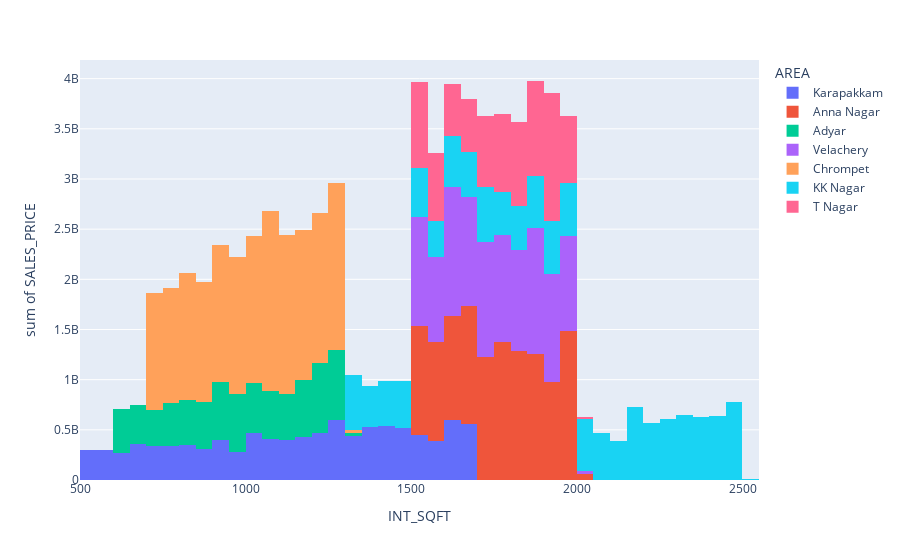

The code cell stored with this chart in its notebook:
### Code cell
px.histogram(train,x='INT_SQFT',y='SALES_PRICE',color='AREA')

### Figure 1 — Plotly figure (JSON) as saved in the notebook; plotly's stock layout.template omitted (floating-point values rounded to 4 significant figures; data arrays with more than 128 entries replaced by an {"elided": "..."} marker saying what was removed)
{"data": [{"alignmentgroup": "True", "bingroup": "x", "histfunc": "sum", "hovertemplate": "AREA=Karapakkam<br>INT_SQFT=%{x}<br>sum of SALES_PRICE=%{y}<extra></extra>", "legendgroup": "Karapakkam", "marker": {"color": "#636efa", "pattern": {"shape": ""}}, "name": "Karapakkam", "offsetgroup": "Karapakkam", "orientation": "v", "showlegend": true, "type": "histogram", "x": {"elided": "1366 int values"}, "xaxis": "x", "y": {"elided": "1366 int values"}, "yaxis": "y"}, {"alignmentgroup": "True", "bingroup": "x", "histfunc": "sum", "hovertemplate": "AREA=Anna Nagar<br>INT_SQFT=%{x}<br>sum of SALES_PRICE=%{y}<extra></extra>", "legendgroup": "Anna Nagar", "marker": {"color": "#EF553B", "pattern": {"shape": ""}}, "name": "Anna Nagar", "offsetgroup": "Anna Nagar", "orientation": "v", "showlegend": true, "type": "histogram", "x": {"elided": "788 int values"}, "xaxis": "x", "y": {"elided": "788 int values"}, "yaxis": "y"}, {"alignmentgroup": "True", "bingroup": "x", "histfunc": "sum", "hovertemplate": "AREA=Adyar<br>INT_SQFT=%{x}<br>sum of SALES_PRICE=%{y}<extra></extra>", "legendgroup": "Adyar", "marker": {"color": "#00cc96", "pattern": {"shape": ""}}, "name": "Adyar", "offsetgroup": "Adyar", "orientation": "v", "showlegend": true, "type": "histogram", "x": {"elided": "774 int values"}, "xaxis": "x", "y": {"elided": "774 int values"}, "yaxis": "y"}, {"alignmentgroup": "True", "bingroup": "x", "histfunc": "sum", "hovertemplate": "AREA=Velachery<br>INT_SQFT=%{x}<br>sum of SALES_PRICE=%{y}<extra></extra>", "legendgroup": "Velachery", "marker": {"color": "#ab63fa", "pattern": {"shape": ""}}, "name": "Velachery", "offsetgroup": "Velachery", "orientation": "v", "showlegend": true, "type": "histogram", "x": {"elided": "981 int values"}, "xaxis": "x", "y": {"elided": "981 int values"}, "yaxis": "y"}, {"alignmentgroup": "True", "bingroup": "x", "histfunc": "sum", "hovertemplate": "AREA=Chrompet<br>INT_SQFT=%{x}<br>sum of SALES_PRICE=%{y}<extra></extra>", "legendgroup": "Chrompet", "marker": {"color": "#FFA15A", "pattern": {"shape": ""}}, "name": "Chrompet", "offsetgroup": "Chrompet", "orientation": "v", "showlegend": true, "type": "histogram", "x": {"elided": "1702 int values"}, "xaxis": "x", "y": {"elided": "1702 int values"}, "yaxis": "y"}, {"alignmentgroup": "True", "bingroup": "x", "histfunc": "sum", "hovertemplate": "AREA=KK Nagar<br>INT_SQFT=%{x}<br>sum of SALES_PRICE=%{y}<extra></extra>", "legendgroup": "KK Nagar", "marker": {"color": "#19d3f3", "pattern": {"shape": ""}}, "name": "KK Nagar", "offsetgroup": "KK Nagar", "orientation": "v", "showlegend": true, "type": "histogram", "x": {"elided": "997 int values"}, "xaxis": "x", "y": {"elided": "997 int values"}, "yaxis": "y"}, {"alignmentgroup": "True", "bingroup": "x", "histfunc": "sum", "hovertemplate": "AREA=T Nagar<br>INT_SQFT=%{x}<br>sum of SALES_PRICE=%{y}<extra></extra>", "legendgroup": "T Nagar", "marker": {"color": "#FF6692", "pattern": {"shape": ""}}, "name": "T Nagar", "offsetgroup": "T Nagar", "orientation": "v", "showlegend": true, "type": "histogram", "x": {"elided": "501 int values"}, "xaxis": "x", "y": {"elided": "501 int values"}, "yaxis": "y"}], "layout": {"barmode": "relative", "legend": {"title": {"text": "AREA"}, "tracegroupgap": 0}, "margin": {"t": 60}, "xaxis": {"anchor": "y", "domain": [0, 1], "title": {"text": "INT_SQFT"}}, "yaxis": {"anchor": "x", "domain": [0, 1], "title": {"text": "sum of SALES_PRICE"}}}}
